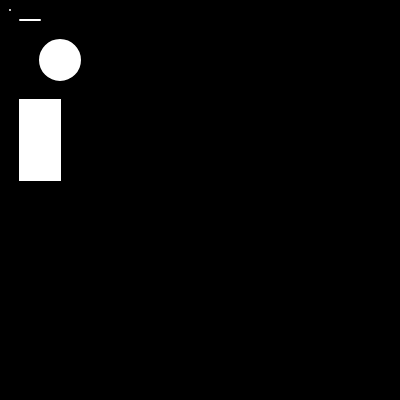
Frame 1 (no input)
Frame 60 (no input): identical to frame 1, image omitted
Frame 120 (the mouse pressed at the canvas centre since frame 60): identical to frame 1, image omitted

The p5.js sketch that drew this single still picture (run headless with seeded random() and noise() and a simulated clock; from frame 60 on, the mouse is pressed at the canvas centre):

// p5.js sketch
// ── sketch.js
var globalInt = 10;
var globalString = "1020";
var globalArray = [globalInt, globalString];



function preload(){

}

function setup(){
	// Creates a HTML canvas of size 400x400 pixels
	createCanvas(400, 400);

	// The coordinate system starts at the top-left corner and goes to the bottom-right
	// (0,0) ______ .
	// |			|
	// |			|
	// |			|
	// |			|
	// |			|
	// . ______(400, 400)
}

function draw(){
	// Fills the screen with black
	background(0);

	// Sets p5 to draw white lines
	stroke(255);

	// Sets p5 to draw lines that are 4pixels thick
	strokeWeight(2);

	// Draw a point at (10, 10)
	point(10, 10);

	// Draw a line between (20, 20) and (40,  20)
	line(20, 20, 40, 20);

	// Draw a circle centre (60, 60) diameter 40
	ellipse(60, 60, 40, 40);

	// Draw a box where the top left corner is (20, 100), width 40, height 80
	rect(20, 100, 40, 80);

	// Create a new Instance of MyClass
	myInstance = new MyClass();
}

// You can create classes with constructor functions
function MyClass(){
	this.myInt = 10;
	this.myString = "Hello World!";
	this.myFloat = 20.0;
}

// You can add functions to these classes like so:
MyClass.prototype.MyFunction = function(arg1, arg2) {
	return arg1 + arg2;
};
